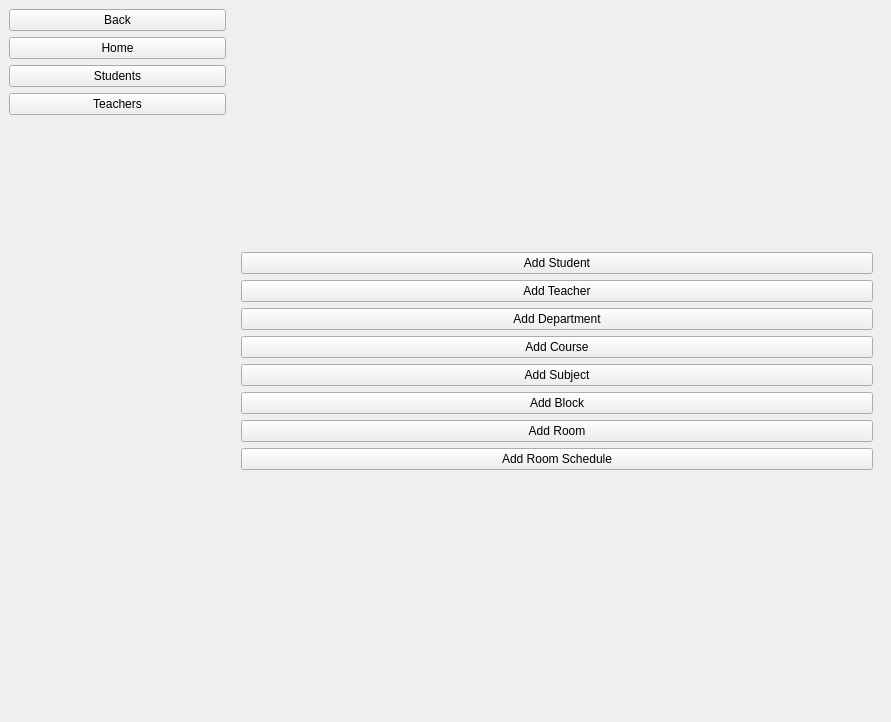
<?xml version="1.0" encoding="UTF-8"?>
<ui version="4.0">
 <class>MainWindow</class>
 <widget class="QMainWindow" name="MainWindow">
  <property name="geometry">
   <rect>
    <x>0</x>
    <y>0</y>
    <width>891</width>
    <height>722</height>
   </rect>
  </property>
  <property name="windowTitle">
   <string>MainWindow</string>
  </property>
  <widget class="QWidget" name="centralwidget">
   <layout class="QHBoxLayout" name="horizontalLayout_3" stretch="1,3">
    <item>
     <layout class="QVBoxLayout" name="verticalLayout_sidebar">
      <item>
       <widget class="QPushButton" name="pushButton_back">
        <property name="text">
         <string>Back</string>
        </property>
       </widget>
      </item>
      <item>
       <widget class="QPushButton" name="pushButton_home">
        <property name="text">
         <string>Home</string>
        </property>
       </widget>
      </item>
      <item>
       <widget class="QPushButton" name="pushButton_students">
        <property name="text">
         <string>Students</string>
        </property>
       </widget>
      </item>
      <item>
       <widget class="QPushButton" name="pushButton_teachers">
        <property name="text">
         <string>Teachers</string>
        </property>
       </widget>
      </item>
      <item>
       <spacer name="verticalSpacer">
        <property name="orientation">
         <enum>Qt::Vertical</enum>
        </property>
        <property name="sizeHint" stdset="0">
         <size>
          <width>20</width>
          <height>40</height>
         </size>
        </property>
       </spacer>
      </item>
     </layout>
    </item>
    <item>
     <widget class="QStackedWidget" name="stackedWidget_pages">
      <property name="currentIndex">
       <number>2</number>
      </property>
      <widget class="QWidget" name="page_view">
       <layout class="QHBoxLayout" name="horizontalLayout">
        <item>
         <widget class="QScrollArea" name="scrollArea_view">
          <property name="widgetResizable">
           <bool>true</bool>
          </property>
          <widget class="QWidget" name="scrollAreaWidgetContents_view">
           <property name="geometry">
            <rect>
             <x>0</x>
             <y>0</y>
             <width>622</width>
             <height>676</height>
            </rect>
           </property>
           <layout class="QVBoxLayout" name="verticalLayout">
            <item>
             <widget class="QLabel" name="label_view">
              <property name="text">
               <string>*LIST</string>
              </property>
             </widget>
            </item>
            <item>
             <layout class="QHBoxLayout" name="horizontalLayout_view">
              <item>
               <widget class="QComboBox" name="comboBox_view"/>
              </item>
             </layout>
            </item>
            <item>
             <widget class="QTableView" name="tableView_view"/>
            </item>
           </layout>
          </widget>
         </widget>
        </item>
       </layout>
      </widget>
      <widget class="QWidget" name="page_home">
       <layout class="QVBoxLayout" name="verticalLayout_2">
        <item>
         <spacer name="verticalSpacer_3">
          <property name="orientation">
           <enum>Qt::Vertical</enum>
          </property>
          <property name="sizeHint" stdset="0">
           <size>
            <width>20</width>
            <height>40</height>
           </size>
          </property>
         </spacer>
        </item>
        <item>
         <widget class="QPushButton" name="pushButton_add">
          <property name="text">
           <string>Add</string>
          </property>
         </widget>
        </item>
        <item>
         <widget class="QPushButton" name="pushButton_view">
          <property name="text">
           <string>View</string>
          </property>
         </widget>
        </item>
        <item>
         <spacer name="verticalSpacer_2">
          <property name="orientation">
           <enum>Qt::Vertical</enum>
          </property>
          <property name="sizeHint" stdset="0">
           <size>
            <width>20</width>
            <height>40</height>
           </size>
          </property>
         </spacer>
        </item>
       </layout>
      </widget>
      <widget class="QWidget" name="page_add">
       <layout class="QVBoxLayout" name="verticalLayout_3">
        <item>
         <spacer name="verticalSpacer_4">
          <property name="orientation">
           <enum>Qt::Vertical</enum>
          </property>
          <property name="sizeHint" stdset="0">
           <size>
            <width>20</width>
            <height>40</height>
           </size>
          </property>
         </spacer>
        </item>
        <item>
         <widget class="QPushButton" name="pushButton_addStudent">
          <property name="text">
           <string>Add Student</string>
          </property>
         </widget>
        </item>
        <item>
         <widget class="QPushButton" name="pushButton_addTeacher">
          <property name="text">
           <string>Add Teacher</string>
          </property>
         </widget>
        </item>
        <item>
         <widget class="QPushButton" name="pushButton_addDepartment">
          <property name="text">
           <string>Add Department</string>
          </property>
         </widget>
        </item>
        <item>
         <widget class="QPushButton" name="pushButton_addCourse">
          <property name="text">
           <string>Add Course</string>
          </property>
         </widget>
        </item>
        <item>
         <widget class="QPushButton" name="pushButton_addSubject">
          <property name="text">
           <string>Add Subject</string>
          </property>
         </widget>
        </item>
        <item>
         <widget class="QPushButton" name="pushButton_addBlock">
          <property name="text">
           <string>Add Block</string>
          </property>
         </widget>
        </item>
        <item>
         <widget class="QPushButton" name="pushButton_addRoom">
          <property name="text">
           <string>Add Room</string>
          </property>
         </widget>
        </item>
        <item>
         <widget class="QPushButton" name="pushButton">
          <property name="text">
           <string>Add Room Schedule</string>
          </property>
         </widget>
        </item>
        <item>
         <spacer name="verticalSpacer_5">
          <property name="orientation">
           <enum>Qt::Vertical</enum>
          </property>
          <property name="sizeHint" stdset="0">
           <size>
            <width>20</width>
            <height>40</height>
           </size>
          </property>
         </spacer>
        </item>
       </layout>
      </widget>
      <widget class="QWidget" name="page_info">
       <layout class="QVBoxLayout" name="verticalLayout_4" stretch="0,1,10">
        <item>
         <widget class="QLabel" name="label_info">
          <property name="text">
           <string>*INFO</string>
          </property>
         </widget>
        </item>
        <item>
         <layout class="QGridLayout" name="gridLayout_info">
          <item row="0" column="2">
           <widget class="QLabel" name="label_3">
            <property name="text">
             <string>Course</string>
            </property>
           </widget>
          </item>
          <item row="1" column="0">
           <widget class="QLabel" name="label_2">
            <property name="text">
             <string>Name</string>
            </property>
           </widget>
          </item>
          <item row="0" column="1">
           <widget class="QLabel" name="label_studentNo">
            <property name="text">
             <string>TextLabel</string>
            </property>
           </widget>
          </item>
          <item row="1" column="1">
           <widget class="QLabel" name="label_name">
            <property name="text">
             <string>TextLabel</string>
            </property>
           </widget>
          </item>
          <item row="0" column="0">
           <widget class="QLabel" name="label_1">
            <property name="text">
             <string>Student No.</string>
            </property>
           </widget>
          </item>
          <item row="1" column="2">
           <widget class="QLabel" name="label_4">
            <property name="text">
             <string>Block</string>
            </property>
           </widget>
          </item>
          <item row="0" column="3">
           <widget class="QLabel" name="label_course">
            <property name="text">
             <string>TextLabel</string>
            </property>
           </widget>
          </item>
          <item row="1" column="3">
           <widget class="QLabel" name="label_block">
            <property name="text">
             <string>TextLabel</string>
            </property>
           </widget>
          </item>
         </layout>
        </item>
        <item>
         <widget class="QTableView" name="tableView_info"/>
        </item>
       </layout>
      </widget>
      <widget class="QWidget" name="page_addForm">
       <layout class="QVBoxLayout" name="verticalLayout_5" stretch="0,1">
        <item>
         <widget class="QLabel" name="label_addForm">
          <property name="text">
           <string>*ADD</string>
          </property>
         </widget>
        </item>
        <item>
         <layout class="QFormLayout" name="formLayout_addForm">
          <property name="labelAlignment">
           <set>Qt::AlignLeading|Qt::AlignLeft|Qt::AlignVCenter</set>
          </property>
         </layout>
        </item>
       </layout>
      </widget>
     </widget>
    </item>
   </layout>
  </widget>
 </widget>
 <resources/>
 <connections/>
</ui>
